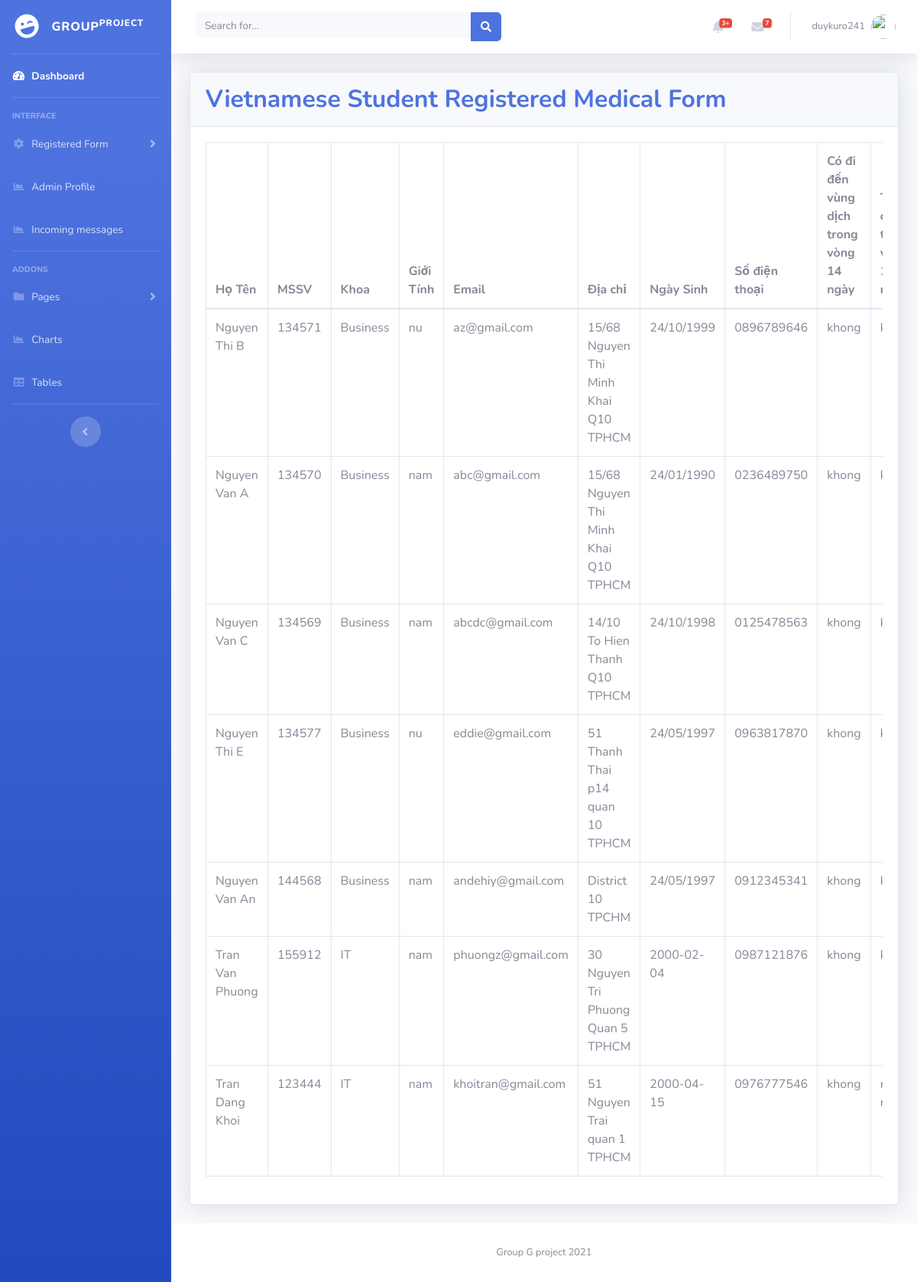
Page /admin/VN_form.php (signed in) on the committed database.
### tables this page shows
CREATE TABLE IF NOT EXISTS `vn_student` (
  `id` int(255) NOT NULL AUTO_INCREMENT,
  `ho_ten` varchar(255) NOT NULL,
  `MSSV` int(255) NOT NULL,
  `khoa` varchar(255) NOT NULL,
  `gioi_tinh` varchar(255) NOT NULL,
  `email` varchar(255) NOT NULL,
  `phone` char(255) NOT NULL,
  `dia_chi` varchar(255) NOT NULL,
  `ngay_sinh` varchar(255) NOT NULL,
  `du_lich_14ngay` varchar(255) NOT NULL,
  `dau_hieu_14ngay` varchar(255) NOT NULL,
  `tiep_xuc_gan_14ngay` varchar(255) NOT NULL,
  `da_tiem_vaccine` varchar(255) NOT NULL,
  PRIMARY KEY (`id`)
);

### admin/VN_form.php (the view, shortened to what this page needs)
<?php
include('includes/header.php');
include('includes/navbar.php');
?>
<div class="container-fluid">
<div class="card shadow mb-4">
  <div class="card-header py-3">
    <h2 class="m-0 font-weight-bold text-primary">Vietnamese Student Registered Medical Form</h2>
  </div>
  <div class="card-body">
    <div class="table-responsive">
    <?php
    $connect = new mysqli("localhost","root","","simple_web");
    $query = "SELECT * FROM vn_student";
    $query_run = mysqli_query($connect,$query);
     ?>
      <table class="table table-bordered" id="dataTable" width="100%" cellspacing="0">
        <thead>
          <tr>
            <th>Họ Tên</th>
            <th>MSSV</th>
            <th>Khoa</th>
            <th>Giới Tính</th>
            <th>Email</th>
            <th>Địa chỉ </th>
            <th>Ngày Sinh</th>
            <th>Số điện thoại</th>
            <th>Có đi đến vùng dịch trong vòng 14 ngày</th>
            <th>Triệu chứng trong vòng 14 ngày</th>
          </tr>
        </thead>
        <tbody>
          <?php
          if (mysqli_num_rows($query_run) > 0) {
            while($row = mysqli_fetch_assoc($query_run)){
              ?>
              <tr>
                <td><?php echo $row['ho_ten']; ?></td>
                <td><?php echo $row['MSSV']; ?></td>
                <td><?php echo $row['khoa']; ?></td>
                <td><?php echo $row['gioi_tinh']; ?></td>
                <td><?php echo $row['email']; ?></td>
                <td><?php echo $row['dia_chi']; ?></td>
                <td><?php echo $row['ngay_sinh']; ?></td>
                <td><?php echo $row['phone']; ?></td>
                <td><?php echo $row['du_lich_14ngay']; ?></td>
                <td><?php echo $row['dau_hieu_14ngay']; ?></td>
              </tr>
              <?php
            }
          }
          else {
            echo "No record found";
          }
          ?>
        </tbody>
      </table>
    </div>
  </div>
</div>
</div>
<?php
include('includes/footer.php');
?>

### rows in the picture
vn_student: ho_ten "Nguyen Thi B", MSSV "134571", khoa "Business", gioi_tinh "nu", email "az@gmail.com", dia_chi "15/68 Nguyen Thi Minh Khai Q10 TPHCM", ngay_sinh "24/10/1999", phone "0896789646", du_lich_14ngay "khong"
vn_student: ho_ten "Nguyen Van A", MSSV "134570", khoa "Business", gioi_tinh "nam", email "abc@gmail.com", dia_chi "15/68 Nguyen Thi Minh Khai Q10 TPHCM", ngay_sinh "24/01/1990", phone "0236489750", du_lich_14ngay "khong"
vn_student: ho_ten "Nguyen Van C", MSSV "134569", khoa "Business", gioi_tinh "nam", email "abcdc@gmail.com", dia_chi "14/10 To Hien Thanh Q10 TPHCM", ngay_sinh "24/10/1998", phone "0125478563", du_lich_14ngay "khong"
vn_student: ho_ten "Nguyen Thi E", MSSV "134577", khoa "Business", gioi_tinh "nu", email "eddie@gmail.com", dia_chi "51 Thanh Thai p14 quan 10 TPHCM", ngay_sinh "24/05/1997", phone "0963817870", du_lich_14ngay "khong"
vn_student: ho_ten "Nguyen Van An", MSSV "144568", khoa "Business", gioi_tinh "nam", email "andehiy@gmail.com", dia_chi "District 10 TPCHM", ngay_sinh "24/05/1997", phone "0912345341", du_lich_14ngay "khong"
vn_student: ho_ten "Tran Van Phuong", MSSV "155912", khoa "IT", gioi_tinh "nam", email "phuongz@gmail.com", dia_chi "30 Nguyen Tri Phuong Quan 5 TPHCM", ngay_sinh "2000-02-04", phone "0987121876", du_lich_14ngay "khong"
vn_student: ho_ten "Tran Dang Khoi", MSSV "123444", khoa "IT", gioi_tinh "nam", email "khoitran@gmail.com", dia_chi "51 Nguyen Trai quan 1 TPHCM", ngay_sinh "2000-04-15", phone "0976777546", du_lich_14ngay "khong"

### other values in the picture
$_SESSION['username'] "duykuro241"
